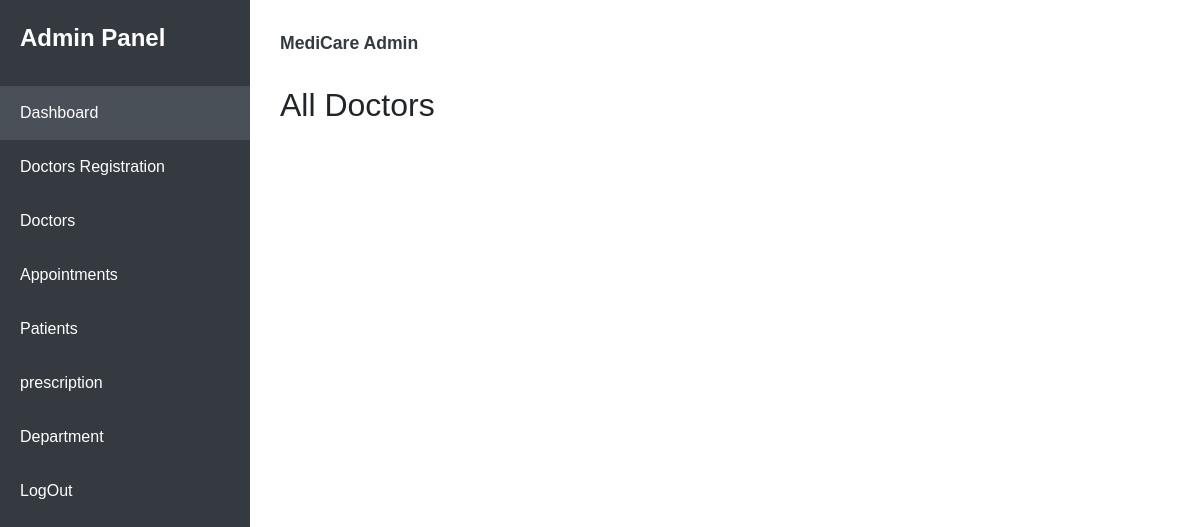
The app's page /view_all_doctors, older data.
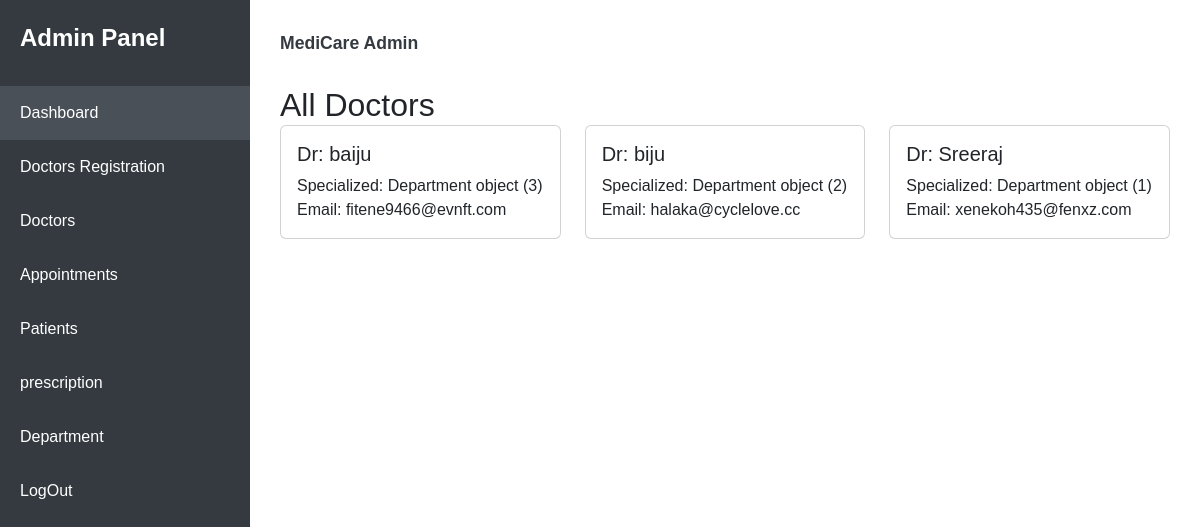
The same page, newer data.
### app/models.py (models this page shows)
class Doctor(models.Model):
    department = models.ForeignKey(Department, related_name='doctors', on_delete=models.CASCADE)
    name = models.CharField(max_length=100)
    specialization = models.CharField(max_length=100)
    password = models.TextField()
    email = models.EmailField(unique=True,)

class Department(models.Model):
    name = models.CharField(max_length=100)
    max_tokens_per_day = models.IntegerField(default=100)

### app/views.py (the view)
# urls.py: path('view_all_doctors', views.view_all_doctors),
def view_all_doctors(req):
    doc=Doctor.objects.all()[::-1]
    return render( req,'admin/all_doctors.html',{'doc':doc})

### templates/admin/all_doctors.html (shortened to what this page needs)
<!DOCTYPE html>
<html lang="en">
<head>
    <link href="https://cdn.jsdelivr.net/npm/bootstrap@5.3.3/dist/css/bootstrap.min.css" rel="stylesheet">
</head>
<body>
    <div class="sidebar">
        <div class="logo">
            Admin Panel
        </div>
        <ul class="nav-links">
            <li><a href="admin_home" class="active">Dashboard</a></li>
            <li><a href="{% url 'register_doctor' %}">Doctors Registration</a></li>
            <li><a href="view_all_doctors">Doctors</a></li>
            <li><a href="admin_view_appointments">Appointments</a></li>
            <li><a href="view_all_patient">Patients</a></li>
            <li><a href="view_all_prescription">prescription</a></li>
            <li><a href="department">Department</a></li>
            <li><a href="logout">LogOut</a></li>
        </ul>
    </div>
<div class="main-content">
        <div class="header">
            <div class="user-profile">MediCare Admin</div>
        </div>
        <section>
            <h2 class="card-header">All Doctors</h2>
            <div class="row">
                {% for doc in doc %}
                <div class="col-md-4">
                    <div class="card">
                        <div class="card-body">
                            <h5 class="card-title">Dr: {{ doc.name }}</h5>
                            <div class="appointment-info">
                                <span>Specialized:</span> {{ doc.department }}
                            </div>
                            <div class="appointment-info">
                                <span>Email:</span> {{ doc.email }}
                            </div>
                        </div>
                    </div>
                </div>
                {% endfor %}
            </div>
        </section>
</div>
</body>
</html>

Row changes from the older to the newer data that the page shows:
added Doctor: name "baiju", department "Department object (3)", email "fitene9466@evnft.com"
added Doctor: name "biju", department "Department object (2)", email "halaka@cyclelove.cc"
added Doctor: name "Sreeraj", department "Department object (1)", email "xenekoh435@fenxz.com"
